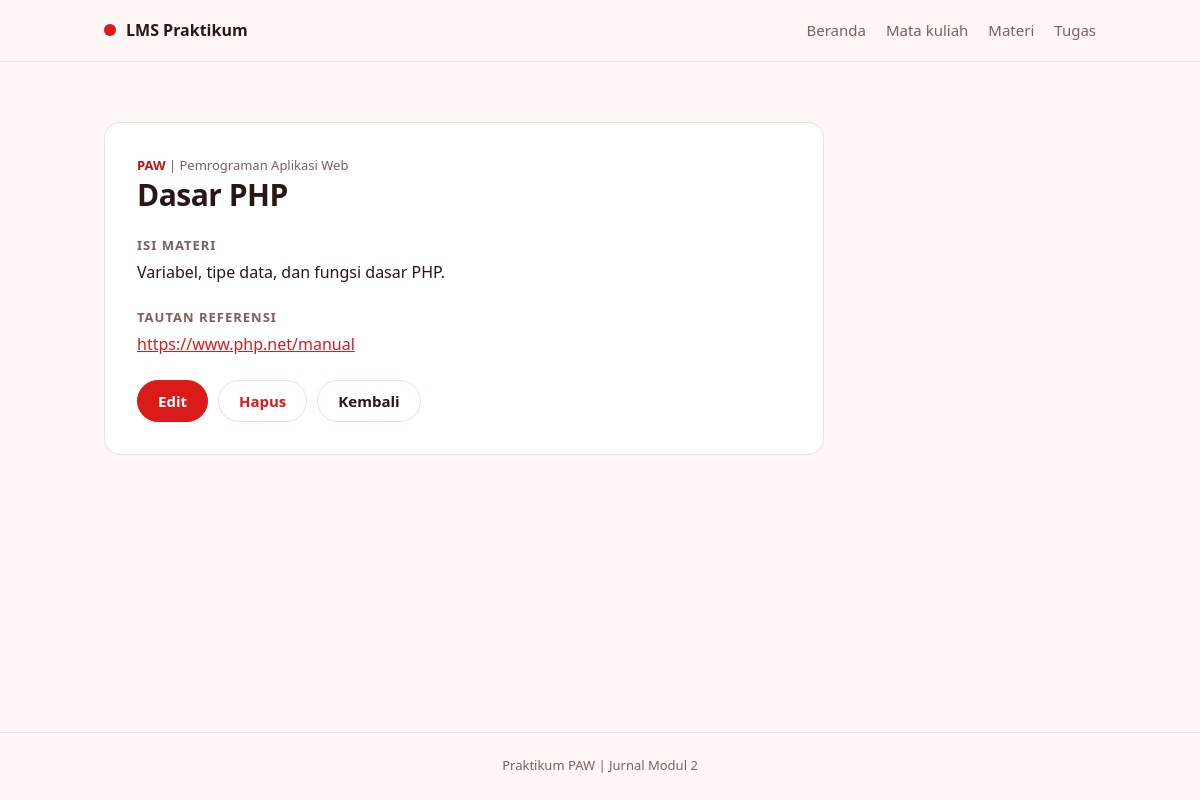
/materi.php?aksi=detail&id=1, run on the app's committed database.
### tables this page shows
CREATE TABLE materi (
  id INT UNSIGNED AUTO_INCREMENT PRIMARY KEY,
  mata_kuliah_id INT UNSIGNED NOT NULL,
  judul VARCHAR(150) NOT NULL,
  isi TEXT NOT NULL,
  tautan VARCHAR(255) NOT NULL DEFAULT '',
  FOREIGN KEY (mata_kuliah_id) REFERENCES mata_kuliah(id) ON DELETE RESTRICT
);

CREATE TABLE mata_kuliah (
  id INT UNSIGNED AUTO_INCREMENT PRIMARY KEY,
  kode VARCHAR(20) NOT NULL UNIQUE,
  nama VARCHAR(100) NOT NULL,
  dosen VARCHAR(100) NOT NULL,
  semester TINYINT UNSIGNED NOT NULL
);

### functions.php (called while the page is built, shortened)
<?php
function h($teks)
{
    return htmlspecialchars((string) $teks, ENT_QUOTES, 'UTF-8');
}
function input($sumber, $nama)
{
    if (isset($sumber[$nama]) && is_string($sumber[$nama])) {
        return trim($sumber[$nama]);
    }
    return '';
}
function cari_materi($conn, $id)
{
    $sql = 'SELECT materi.*, mata_kuliah.kode AS kode_mk, mata_kuliah.nama AS nama_mk
            FROM materi
            JOIN mata_kuliah ON mata_kuliah.id = materi.mata_kuliah_id
            WHERE materi.id = ?';
    $stmt = $conn->prepare($sql);
    $stmt->execute([$id]);
    return $stmt->get_result()->fetch_assoc();
}

### materi.php (the view, shortened to what this page needs)
<?php
require 'functions.php';
require 'connect.php';
$aksi = input($_GET, 'aksi');
$pilihan_mk = pilihan_mata_kuliah($conn);
$materi = ['mata_kuliah_id' => '', 'judul' => '', 'isi' => '', 'tautan' => ''];
$id = 0;
if ($aksi === 'detail' || $aksi === 'edit' || $aksi === 'hapus') {
    $id = (int) input($_GET, 'id');
    $materi = cari_materi($conn, $id);
}
require 'header.php';
?>
<?php if ($aksi === 'daftar'): ?>
    <div class="page-head">
        <div>
            <h1>Materi</h1>
            <p class="muted">Menampilkan <?= count($daftar_materi) ?> data.</p>
        </div>
        <a class="btn" href="materi.php?aksi=tambah">+ Tambah</a>
    </div>
    <form class="toolbar" method="get" action="materi.php">
        <input type="text" name="search" placeholder="Cari judul atau mata kuliah" value="<?= h($search) ?>">
        <select name="mata_kuliah_id">
            <option value="">Semua mata kuliah</option>
            <?php foreach ($pilihan_mk as $id_pilihan => $nama): ?>
                <option value="<?= (int) $id_pilihan ?>" <?= $id_pilihan == $id_mk ? 'selected' : '' ?>><?= h($nama) ?></option>
            <?php endforeach ?>
        </select>
        <button class="btn" type="submit">Cari</button>
        <a class="btn btn-ghost" href="materi.php">Reset</a>
    </form>
    <?php if (count($daftar_materi) === 0): ?>
        <p class="empty">Data tidak ditemukan.</p>
    <?php else: ?>
        <div class="card list">
            <?php foreach ($daftar_materi as $baris): ?>
                <div class="list-item">
                    <div>
                        <p class="kicker"><span class="code"><?= h($baris['kode_mk']) ?></span> | <?= h($baris['nama_mk']) ?></p>
                        <h2><?= h($baris['judul']) ?></h2>
                    </div>
                    <div class="actions">
                        <a class="btn btn-sm" href="materi.php?aksi=detail&id=<?= (int) $baris['id'] ?>">Detail</a>
                        <a class="btn btn-sm btn-ghost" href="materi.php?aksi=edit&id=<?= (int) $baris['id'] ?>">Edit</a>
                    </div>
                </div>
            <?php endforeach ?>
        </div>
    <?php endif ?>
<?php elseif ($aksi === 'detail'): ?>
    <article class="card detail">
        <p class="kicker"><span class="code"><?= h($materi['kode_mk']) ?></span> | <?= h($materi['nama_mk']) ?></p>
        <h1><?= h($materi['judul']) ?></h1>
        <h2 class="label">Isi materi</h2>
        <p><?= nl2br(h($materi['isi'])) ?></p>
        <h2 class="label">Tautan referensi</h2>
        <p><a class="link" href="<?= h($materi['tautan']) ?>" target="_blank" rel="noopener"><?= h($materi['tautan']) ?></a></p>
        <div class="actions">
            <a class="btn" href="materi.php?aksi=edit&id=<?= $id ?>">Edit</a>
            <a class="btn btn-ghost btn-danger" href="materi.php?aksi=hapus&id=<?= $id ?>">Hapus</a>
            <a class="btn btn-ghost" href="materi.php">Kembali</a>
        </div>
    </article>
<?php endif ?>
<?php require 'footer.php'; ?>

### styles.css (style rules this page uses)
:root { --merah: #DB1A1A; --merah-tua: #B91414; --latar: #FFF6F6; --putih: #FFFFFF; --merah-muda: #FDE9E9; --garis: #F4DDDD; --teks: #2B1616; --teks-pudar: #7A6060; }
* { box-sizing: border-box; }
body { margin: 0; background: var(--latar); color: var(--teks); font: 16px/1.55 system-ui, -apple-system, "Segoe UI", Roboto, Arial, sans-serif; }
h1, h2, p, dl, dd { margin: 0; }
h1 { font-size: 30px; line-height: 1.2; letter-spacing: -0.5px; overflow-wrap: anywhere; }
h2 { font-size: 18px; line-height: 1.3; overflow-wrap: anywhere; }
.btn { display: inline-block; padding: 11px 20px; border: 1px solid var(--merah); border-radius: 999px; background: var(--merah); color: #fff; font: inherit; font-size: 15px; font-weight: 600; line-height: 1.2; text-align: center; text-decoration: none; cursor: pointer; }
.btn-ghost { background: transparent; border-color: var(--garis); color: var(--teks); }
.btn-danger { color: var(--merah); }
.actions { display: flex; flex-wrap: wrap; gap: 10px; margin-top: 24px; }
.card { background: var(--putih); border: 1px solid var(--garis); border-radius: 16px; }
.form, .detail { max-width: 720px; margin-top: 24px; padding: 32px; }
.kicker { margin-bottom: 2px; color: var(--teks-pudar); font-size: 13px; overflow-wrap: anywhere; }
.code { color: var(--merah-tua); font-weight: 600; }
.link { color: var(--merah); overflow-wrap: anywhere; }
.detail > p { overflow-wrap: anywhere; }
.label { margin: 24px 0 6px; color: var(--teks-pudar); font-size: 13px; font-weight: 600; letter-spacing: 1px; text-transform: uppercase; }

### data on the page
materi: mata_kuliah.kode "PAW", mata_kuliah.nama "Pemrograman Aplikasi Web", judul "Dasar PHP", isi "Variabel, tipe data, dan fungsi dasar PHP.", tautan "https://www.php.net/manual"
